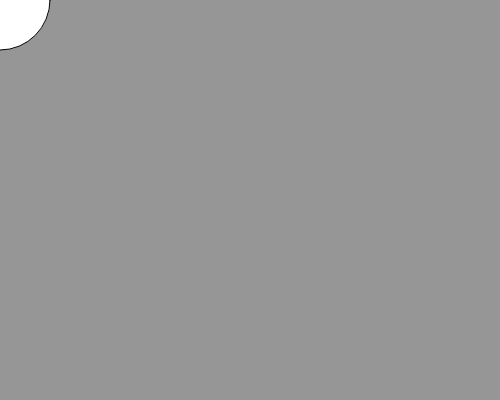
Frame 1 (no input)
Frame 60 (no input): blank canvas, image omitted
Frame 120 (the mouse pressed at the canvas centre since frame 60): blank canvas, image omitted

The p5.js sketch that drew this single still picture (run headless with seeded random() and noise() and a simulated clock; from frame 60 on, the mouse is pressed at the canvas centre):

// p5.js sketch
// ── sketch.js
function setup(){
  createCanvas(500, 400);
}
var x = 0;
var y = 0;
function draw(){
    background(150);
    ellipse (x,y,100,100);
    x+=10
    y+=10
    x++
    y++
}
